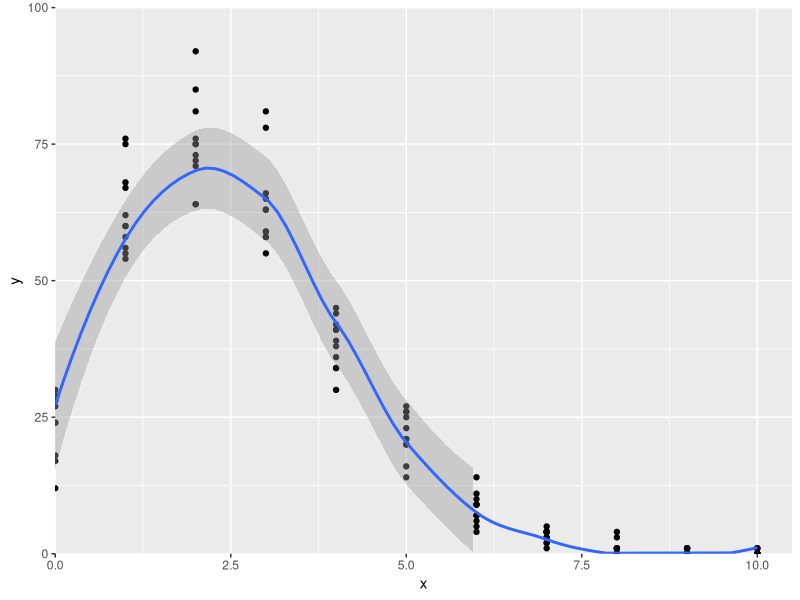

R code for this plot:
library(ggplot2)

gen_pois <- function(){
  pois <- rpois(300,2.5)
  a <- c(0,0,0,0,0,0,0,0,0,0,0)
  b <- 0

  for(i in pois){
    if(i > 0){
      a[i] <- a[i] + 1
    }else{
      b <- b + 1
    }
  }

  c(b,a)
}

e = gen_pois()

d <- data.frame(
  y = e,
  x = 0:(length(e) - 1)
)

p <- ggplot(d,aes(x,y)) +
  geom_point() +
  expand_limits(x=0,y=0) +
  scale_x_continuous(expand=c(0,0),limits=c(0,10.5)) +
  scale_y_continuous(expand=c(0,0),limits=c(0,100))

for(i in 1:10){ # repeats x times and draws to plot
  e = gen_pois()

  d2 <- data.frame(
    y = e,
    x = 0:(length(e) - 1)
  )

  d <- (d + d2) / 2
  p <- p + geom_point(data=d2)
}

p <- p + geom_smooth(data=d,method='loess')

pdf(file='plot.pdf')
print(p)
dev.off()
